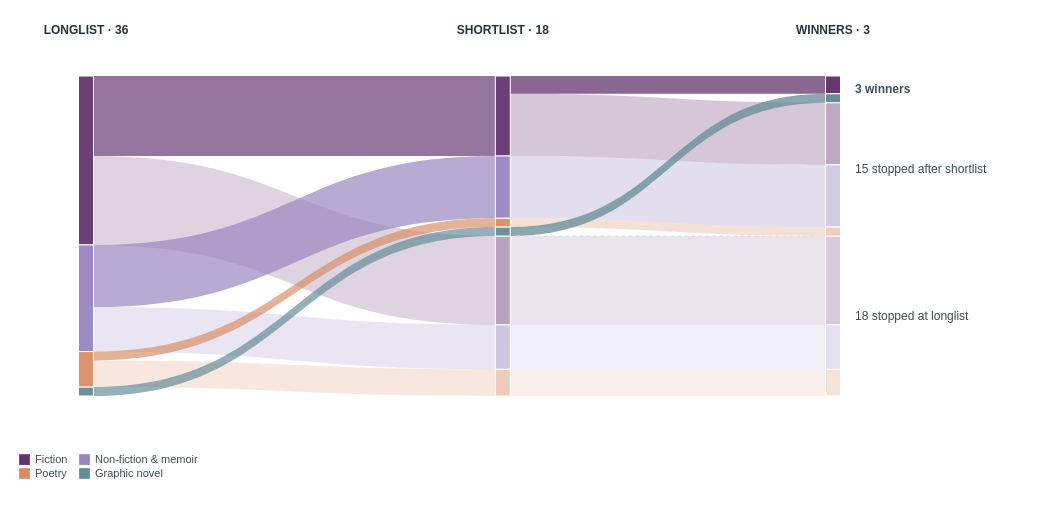

Express this chart as Vega-Lite.
### Vega specification from a JSON file in a GitHub repository (floating-point values rounded to 4 significant figures)
{"$schema": "https://vega.github.io/schema/vega/v5.json", "description": "Alluvial of 36 Stella longlisted books in 2024–2026, retaining the 18 books that stopped at the longlist and the 15 that stopped after the shortlist.", "height": 435, "padding": {"left": 18, "right": 18, "top": 8, "bottom": 48}, "autosize": "pad", "background": "#ffffff", "signals": [{"name": "width", "update": "min(1100, max(290, windowSize()[0] - (windowSize()[0] <= 600 ? 96 : windowSize()[0] <= 1000 ? 144 : 190)))", "on": [{"events": "window:resize", "update": "min(1100, max(290, windowSize()[0] - (windowSize()[0] <= 600 ? 96 : windowSize()[0] <= 1000 ? 144 : 190)))"}]}, {"name": "nodeWidth", "value": 15}], "data": [{"name": "nodes", "values": [{"stage": "longlist", "genre": "Fiction", "phase": "longlisted", "y0": 0, "y1": 19, "count": 19, "opacity": 0.94}, {"stage": "shortlist", "genre": "Fiction", "phase": "advanced", "y0": 0, "y1": 9, "count": 9, "opacity": 0.94}, {"stage": "shortlist", "genre": "Fiction", "phase": "stopped at longlist", "y0": 18, "y1": 28, "count": 10, "opacity": 0.45}, {"stage": "outcome", "genre": "Fiction", "phase": "winner", "y0": 0, "y1": 2, "count": 2, "opacity": 0.98}, {"stage": "outcome", "genre": "Fiction", "phase": "stopped at shortlist", "y0": 3, "y1": 10, "count": 7, "opacity": 0.42}, {"stage": "outcome", "genre": "Fiction", "phase": "stopped at longlist", "y0": 18, "y1": 28, "count": 10, "opacity": 0.25}, {"stage": "longlist", "genre": "Non-fiction & memoir", "phase": "longlisted", "y0": 19, "y1": 31, "count": 12, "opacity": 0.94}, {"stage": "shortlist", "genre": "Non-fiction & memoir", "phase": "advanced", "y0": 9, "y1": 16, "count": 7, "opacity": 0.94}, {"stage": "shortlist", "genre": "Non-fiction & memoir", "phase": "stopped at longlist", "y0": 28, "y1": 33, "count": 5, "opacity": 0.45}, {"stage": "outcome", "genre": "Non-fiction & memoir", "phase": "stopped at shortlist", "y0": 10, "y1": 17, "count": 7, "opacity": 0.42}, {"stage": "outcome", "genre": "Non-fiction & memoir", "phase": "stopped at longlist", "y0": 28, "y1": 33, "count": 5, "opacity": 0.25}, {"stage": "longlist", "genre": "Poetry", "phase": "longlisted", "y0": 31, "y1": 35, "count": 4, "opacity": 0.94}, {"stage": "shortlist", "genre": "Poetry", "phase": "advanced", "y0": 16, "y1": 17, "count": 1, "opacity": 0.94}, {"stage": "shortlist", "genre": "Poetry", "phase": "stopped at longlist", "y0": 33, "y1": 36, "count": 3, "opacity": 0.45}, {"stage": "outcome", "genre": "Poetry", "phase": "stopped at shortlist", "y0": 17, "y1": 18, "count": 1, "opacity": 0.42}, {"stage": "outcome", "genre": "Poetry", "phase": "stopped at longlist", "y0": 33, "y1": 36, "count": 3, "opacity": 0.25}, {"stage": "longlist", "genre": "Graphic novel", "phase": "longlisted", "y0": 35, "y1": 36, "count": 1, "opacity": 0.94}, {"stage": "shortlist", "genre": "Graphic novel", "phase": "advanced", "y0": 17, "y1": 18, "count": 1, "opacity": 0.94}, {"stage": "outcome", "genre": "Graphic novel", "phase": "winner", "y0": 2, "y1": 3, "count": 1, "opacity": 0.98}]}, {"name": "links", "values": [{"src": "longlist", "dst": "shortlist", "genre": "Fiction", "phase": "advanced", "sy0": 0, "sy1": 9, "ty0": 0, "ty1": 9, "count": 9, "opacity": 0.68}, {"src": "longlist", "dst": "shortlist", "genre": "Fiction", "phase": "stopped at longlist", "sy0": 9, "sy1": 19, "ty0": 18, "ty1": 28, "count": 10, "opacity": 0.21}, {"src": "shortlist", "dst": "outcome", "genre": "Fiction", "phase": "winner", "sy0": 0, "sy1": 2, "ty0": 0, "ty1": 2, "count": 2, "opacity": 0.75}, {"src": "shortlist", "dst": "outcome", "genre": "Fiction", "phase": "stopped at shortlist", "sy0": 2, "sy1": 9, "ty0": 3, "ty1": 10, "count": 7, "opacity": 0.27}, {"src": "shortlist", "dst": "outcome", "genre": "Fiction", "phase": "stopped at longlist", "sy0": 18, "sy1": 28, "ty0": 18, "ty1": 28, "count": 10, "opacity": 0.13}, {"src": "longlist", "dst": "shortlist", "genre": "Non-fiction & memoir", "phase": "advanced", "sy0": 19, "sy1": 26, "ty0": 9, "ty1": 16, "count": 7, "opacity": 0.68}, {"src": "longlist", "dst": "shortlist", "genre": "Non-fiction & memoir", "phase": "stopped at longlist", "sy0": 26, "sy1": 31, "ty0": 28, "ty1": 33, "count": 5, "opacity": 0.21}, {"src": "shortlist", "dst": "outcome", "genre": "Non-fiction & memoir", "phase": "stopped at shortlist", "sy0": 9, "sy1": 16, "ty0": 10, "ty1": 17, "count": 7, "opacity": 0.27}, {"src": "shortlist", "dst": "outcome", "genre": "Non-fiction & memoir", "phase": "stopped at longlist", "sy0": 28, "sy1": 33, "ty0": 28, "ty1": 33, "count": 5, "opacity": 0.13}, {"src": "longlist", "dst": "shortlist", "genre": "Poetry", "phase": "advanced", "sy0": 31, "sy1": 32, "ty0": 16, "ty1": 17, "count": 1, "opacity": 0.68}, {"src": "longlist", "dst": "shortlist", "genre": "Poetry", "phase": "stopped at longlist", "sy0": 32, "sy1": 35, "ty0": 33, "ty1": 36, "count": 3, "opacity": 0.21}, {"src": "shortlist", "dst": "outcome", "genre": "Poetry", "phase": "stopped at shortlist", "sy0": 16, "sy1": 17, "ty0": 17, "ty1": 18, "count": 1, "opacity": 0.27}, {"src": "shortlist", "dst": "outcome", "genre": "Poetry", "phase": "stopped at longlist", "sy0": 33, "sy1": 36, "ty0": 33, "ty1": 36, "count": 3, "opacity": 0.13}, {"src": "longlist", "dst": "shortlist", "genre": "Graphic novel", "phase": "advanced", "sy0": 35, "sy1": 36, "ty0": 17, "ty1": 18, "count": 1, "opacity": 0.68}, {"src": "shortlist", "dst": "outcome", "genre": "Graphic novel", "phase": "winner", "sy0": 17, "sy1": 18, "ty0": 2, "ty1": 3, "count": 1, "opacity": 0.75}]}, {"name": "stageLabels", "values": [{"stage": "longlist", "heading": "LONGLIST · 36"}, {"stage": "shortlist", "heading": "SHORTLIST · 18"}, {"stage": "outcome", "heading": "WINNERS · 3"}]}, {"name": "outcomeLabels", "values": [{"label": "3 winners", "y": 1.5, "weight": "bold"}, {"label": "15 stopped after shortlist", "y": 10.5, "weight": "normal"}, {"label": "18 stopped at longlist", "y": 27, "weight": "normal"}]}], "scales": [{"name": "stageX", "type": "ordinal", "domain": ["longlist", "shortlist", "outcome"], "range": [{"signal": "width < 600 ? 32 : 68"}, {"signal": "width * 0.48"}, {"signal": "width - (width < 600 ? 32 : 195)"}]}, {"name": "booksY", "type": "linear", "domain": [0, 36], "range": [68, 388], "zero": true}, {"name": "genreColour", "type": "ordinal", "domain": ["Fiction", "Non-fiction & memoir", "Poetry", "Graphic novel"], "range": ["#63336f", "#9584bf", "#d78e64", "#648b97"]}], "legends": [{"fill": "genreColour", "orient": "bottom", "direction": "horizontal", "title": null, "symbolType": "square", "symbolSize": 115, "labelFont": "Arial", "labelFontSize": 11, "labelColor": "#3c4c56", "columns": 2, "offset": 10}], "marks": [{"type": "path", "from": {"data": "links"}, "encode": {"update": {"path": {"signal": "'M' + (scale('stageX', datum.src) + nodeWidth/2) + ',' + scale('booksY', datum.sy0) + ' C' + ((scale('stageX', datum.src) + scale('stageX', datum.dst))/2) + ',' + scale('booksY', datum.sy0) + ' ' + ((scale('stageX', datum.src) + scale('stageX', datum.dst))/2) + ',' + scale('booksY', datum.ty0) + ' ' + (scale('stageX', datum.dst) - nodeWidth/2) + ',' + scale('booksY', datum.ty0) + ' L' + (scale('stageX', datum.dst) - nodeWidth/2) + ',' + scale('booksY', datum.ty1) + ' C' + ((scale('stageX', datum.src) + scale('stageX', datum.dst))/2) + ',' + scale('booksY', datum.ty1) + ' ' + ((scale('stageX', datum.src) + scale('stageX', datum.dst))/2) + ',' + scale('booksY', datum.sy1) + ' ' + (scale('stageX', datum.src) + nodeWidth/2) + ',' + scale('booksY', datum.sy1) + ' Z'"}, "fill": {"scale": "genreColour", "field": "genre"}, "fillOpacity": {"field": "opacity"}, "tooltip": {"signal": "datum.genre + ': ' + datum.count + ' books ' + datum.phase"}}, "hover": {"fillOpacity": {"value": 0.88}}}}, {"type": "rect", "from": {"data": "nodes"}, "encode": {"update": {"x": {"signal": "scale('stageX', datum.stage) - nodeWidth/2"}, "x2": {"signal": "scale('stageX', datum.stage) + nodeWidth/2"}, "y": {"scale": "booksY", "field": "y0"}, "y2": {"scale": "booksY", "field": "y1"}, "fill": {"scale": "genreColour", "field": "genre"}, "fillOpacity": {"field": "opacity"}, "stroke": {"value": "#ffffff"}, "strokeWidth": {"value": 1}, "tooltip": {"signal": "datum.genre + ': ' + datum.count + ' books ' + datum.phase"}}}}, {"type": "rule", "encode": {"update": {"x": {"signal": "scale('stageX', 'shortlist') + 14"}, "x2": {"signal": "scale('stageX', 'outcome') - 18"}, "y": {"scale": "booksY", "value": 18}, "stroke": {"value": "#d7e1e4"}, "strokeDash": {"value": [3, 4]}, "strokeWidth": {"value": 1}}}}, {"type": "text", "from": {"data": "stageLabels"}, "encode": {"update": {"x": {"scale": "stageX", "field": "stage"}, "y": {"value": 22}, "align": {"value": "center"}, "baseline": {"value": "middle"}, "text": {"field": "heading"}, "font": {"value": "Arial"}, "fontSize": {"value": 12}, "fontWeight": {"value": "bold"}, "fill": {"value": "#233441"}}}}, {"type": "text", "from": {"data": "outcomeLabels"}, "encode": {"update": {"x": {"signal": "scale('stageX', 'outcome') + 22"}, "y": {"scale": "booksY", "field": "y"}, "text": {"field": "label"}, "baseline": {"value": "middle"}, "font": {"value": "Arial"}, "fontSize": {"value": 12}, "fontWeight": {"field": "weight"}, "fill": {"value": "#3c4c56"}, "opacity": {"signal": "width >= 620 ? 1 : 0"}}}}]}
